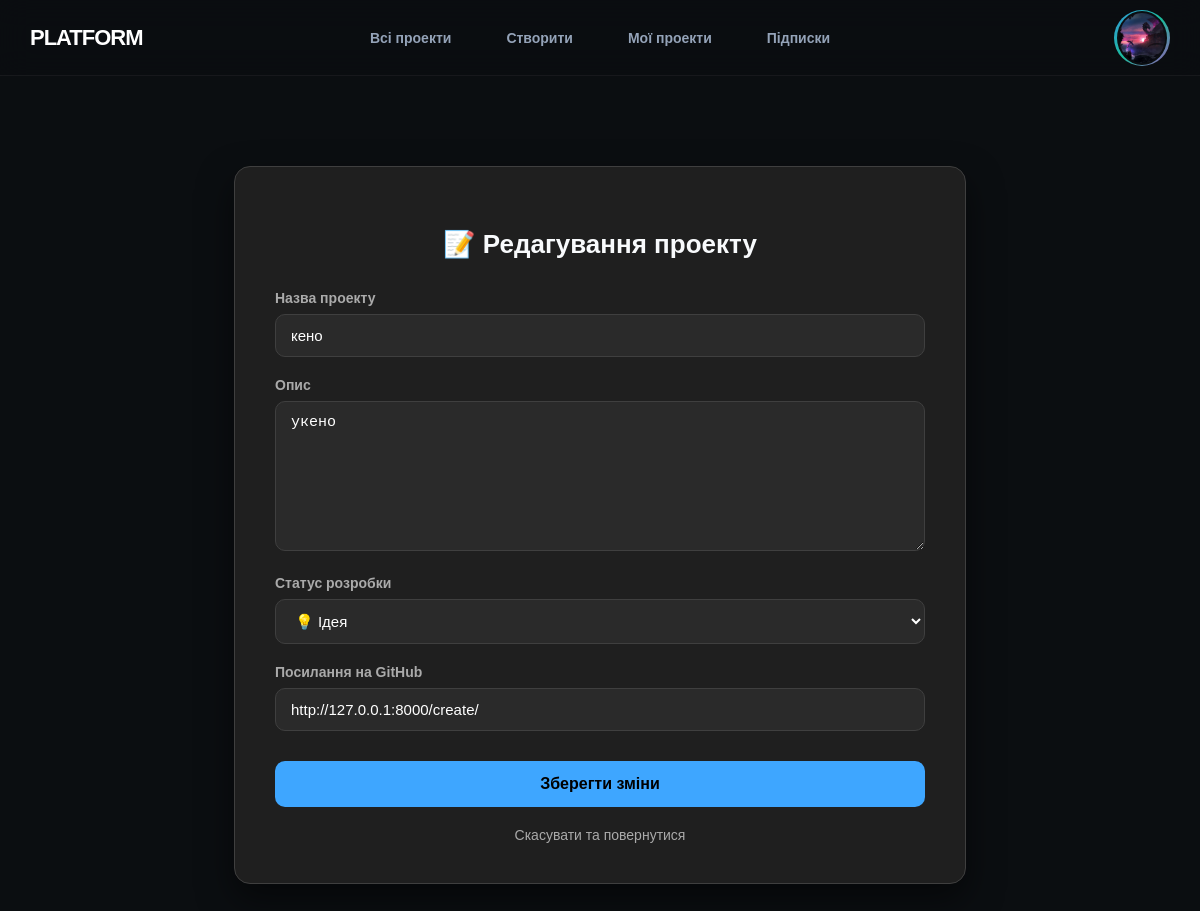
Screenshot of /edit/2/ (signed in) with the database file from the repository.
### platformuser/models.py (models this page shows, shortened)
class User(AbstractUser):
    ROLE_CHOICES = (
        ("user","User"),
        ("admin","Admin"),
    )
    role = models.CharField(max_length=10, choices=ROLE_CHOICES, default="user")
    avatar = models.ImageField(upload_to="avatars/", blank=True, null=True)
    bio = models.TextField(blank=True)
    is_verified = models.BooleanField(default=False)

class Project(models.Model):
    STATUS_CHOICES = (
        ("idea","Idea"),
        ("in_progress","In progress"),
        ("mvp","Mvp"),
    )
    owner = models.ForeignKey(settings.AUTH_USER_MODEL,on_delete=models.CASCADE,related_name="projects")
    title = models.CharField(max_length=200)
    description = models.TextField()
    status = models.CharField(max_length=20,choices=STATUS_CHOICES,default="idea")
    git_url = models.URLField(blank=True)
    image = models.ImageField(upload_to="projects/images/", blank=True, null=True)
    file = models.FileField(upload_to="projects/files/", blank=True, null=True)
    tags = models.ManyToManyField(ProjectTag, blank=True)
    created_a = models.DateField(auto_now_add=True)
    updated_a = models.DateField(auto_now=True)

### platformuser/views.py (the view, shortened to what this page needs)
# urls.py: path("edit/<int:project_id>/", views.edit_project, name="edit_project"),
@login_required
def edit_project(request, project_id):
    try:
        project = Project.objects.get(pk=project_id)
    except Project.DoesNotExist:
        return HttpResponse("Проєкт не знайдено")
    if project.owner != request.user:
        return redirect("project_details", project_id=project.id)
    return render(request, "projects/edit_project.html", {"project": project})

### platformuser/templates/projects/edit_project.html (shortened to what this page needs)
{% extends "projects/base.html" %}
{% block content %}
<div class="edit-project-container">
    <h2>📝 Редагування проекту</h2>
    <form method="post">
        <div class="form-group">
            <label>Назва проекту</label>
            <input type="text" name="title" value="{{ project.title }}" placeholder="Введіть назву..." required>
        </div>
        <div class="form-group">
            <label>Опис</label>
            <textarea name="description" placeholder="Розкажіть про проект...">{{ project.description }}</textarea>
        </div>
        <div class="form-group">
            <label>Статус розробки</label>
            <select name="status">
                <option value="idea" {% if project.status == "idea" %}selected{% endif %}>💡 Ідея</option>
            </select>
        </div>
        <div class="form-group">
            <label>Посилання на GitHub</label>
            <input type="text" name="git_url" value="{{ project.git_url }}" placeholder="https://github.com...">
        </div>
        <button type="submit" class="btn-save">Зберегти зміни</button>
        <a href="{% url 'project_detail' project.id %}" class="cancel-link">Скасувати та повернутися</a>
    </form>
</div>
{% endblock %}

### platformuser/templates/projects/base.html (shortened to what this page needs)
<!DOCTYPE html>
<html lang="uk">
<head>
</head>
<body>
<header>
    <div class="nav-wrapper">
        <a href="/" class="logo">Platform</a>
        <div class="nav-center">
            <nav class="projects-nav">
                <a class="toggle-btn {% if request.resolver_match.url_name == 'show_projects' %}active{% endif %}" href="{% url 'show_projects' %}">Всі проекти</a>
                <a class="toggle-btn {% if request.resolver_match.url_name == 'create_project' %}active{% endif %}" href="{% url 'create_project' %}">Створити</a>
                <a class="toggle-btn {% if request.resolver_match.url_name == 'my_projects' %}active{% endif %}" href="{% url 'my_projects' %}">Мої проекти</a>
                <a class="toggle-btn {% if request.resolver_match.url_name == 'feed' %}active{% endif %}" href="{% url 'feed' %}"> Підписки</a>
            </nav>
        </div>
        <div class="nav-right">
            <div class="user-menu">
                {% if request.user.is_authenticated %}
                <div class="avatar-wrapper" id="avatarWrapper">
                    <div class="avatar-inner">
                        {% if request.user.avatar %}
                            <img src="{{ request.user.avatar.url }}" class="avatar-img">
                        {% else %}
                            <div class="avatar-placeholder">{{ request.user.username|first|upper }}</div>
                        {% endif %}
                    </div>
                </div>
                {% else %}
                <a href="{% url 'auth' %}" class="toggle-btn active">Login</a>
                {% endif %}
            </div>
        </div>
    </div>
</header>
<div class="container">
    {% block content %}{% endblock %}
</div>
</body>
</html>

### platformuser/templates/projects/base.html (style rules this page uses)
:root { --accent: #1abc9c; --tg-gradient: linear-gradient(135deg, #3498db, #1abc9c, #9b59b6); --bg: #0b0e11; }
body { margin: 0; font-family: 'Plus Jakarta Sans', sans-serif; background: var(--bg); color: #f8fafc; }
header { background: rgba(11, 14, 17, 0.85); backdrop-filter: blur(15px); border-bottom: 1px solid rgba(255, 255, 255, 0.05); position: sticky; top: 0; z-index: 1000; height: 75px; display: flex; align-items: center; }
.nav-wrapper { width: 100%; padding: 0 30px; display: flex; justify-content: space-between; align-items: center; }
.logo { text-decoration: none; color: #fff; font-weight: 800; font-size: 22px; letter-spacing: -1px; text-transform: uppercase; flex: 1; }
.nav-center { flex: 2; display: flex; justify-content: center; }
.projects-nav { display: flex; list-style: none; padding: 0; margin: 0; gap: 15px; }
.toggle-btn { padding: 10px 20px; color: #94a3b8; text-decoration: none; font-size: 14px; font-weight: 600; border-radius: 12px; transition: 0.3s; }
.nav-right { flex: 1; display: flex; justify-content: flex-end; }
.avatar-wrapper { position: relative; cursor: pointer; width: 50px; height: 50px; padding: 3px; background: var(--tg-gradient); border-radius: 50%; display: flex; align-items: center; justify-content: center; transition: transform 0.3s cubic-bezier(0.175, 0.885, 0.32, 1.275); }
.avatar-inner { width: 100%; height: 100%; background: var(--bg); border-radius: 50%; padding: 2px; display: flex; align-items: center; justify-content: center; }
.avatar-img, .avatar-placeholder { width: 100%; height: 100%; border-radius: 50%; object-fit: cover; }
.container { padding: 40px 30px; }

### platformuser/templates/projects/edit_project.html (style rules this page uses)
:root { --bg-dark: #0f0f0f; --card-bg: #1f1f1f; --accent-blue: #3ea6ff; --text-main: #f1f1f1; --text-dim: #aaaaaa; --border-color: #3f3f3f; }
.edit-project-container { max-width: 650px; margin: 50px auto; background: var(--card-bg); padding: 40px; border-radius: 16px; border: 1px solid var(--border-color); box-shadow: 0 15px 35px rgba(0,0,0,0.5); }
.edit-project-container h2 { margin-bottom: 30px; font-size: 26px; font-weight: 700; text-align: center; }
.form-group { margin-bottom: 20px; }
.form-group label { display: block; margin-bottom: 8px; font-size: 14px; color: var(--text-dim); font-weight: 600; }
.edit-project-container input[type="text"], .edit-project-container textarea, .edit-project-container select { width: 100%; padding: 12px 15px; background: rgba(255, 255, 255, 0.05); border: 1px solid var(--border-color); border-radius: 10px; color: white; font-size: 15px; outline: none; transition: 0.3s; box-sizing: border-box; }
.edit-project-container textarea { min-height: 150px; resize: vertical; }
.edit-project-container select option { background: var(--card-bg); color: white; }
.btn-save { width: 100%; padding: 14px; background: var(--accent-blue); color: #000; border: none; border-radius: 10px; font-size: 16px; font-weight: 700; cursor: pointer; margin-top: 10px; transition: 0.3s; }
.cancel-link { display: block; text-align: center; margin-top: 20px; color: var(--text-dim); text-decoration: none; font-size: 14px; }

### rows the page displays
User: user.avatar (picture)
Project: title "кено", description "укено", status "💡 Ідея", git_url "http://127.0.0.1:8000/create/"
